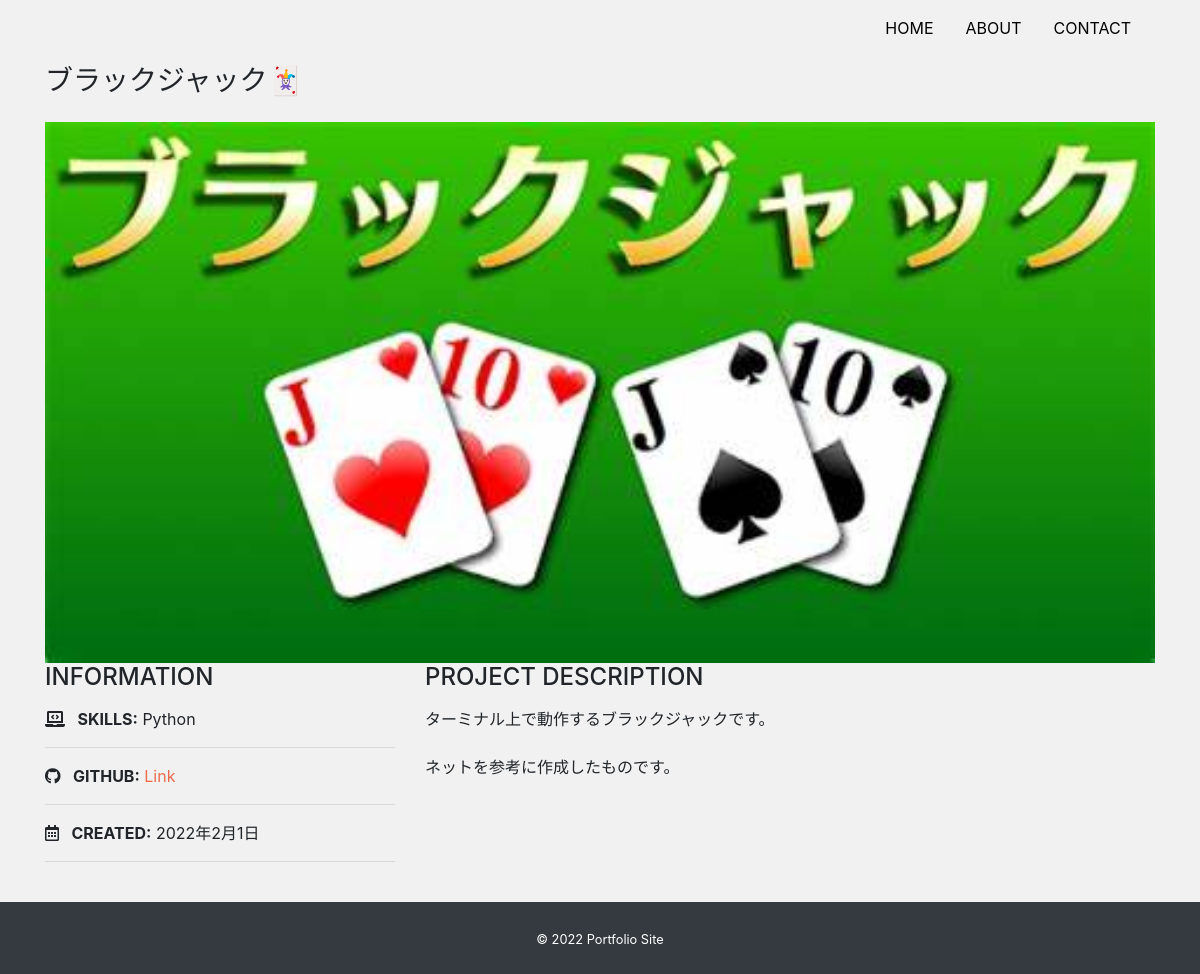
/detail/1, run on the app's committed database.
### app/models.py (models this page shows, shortened)
class Work(models.Model):
    title = models.CharField('タイトル',max_length=100)
    image = models.ImageField(upload_to='images', verbose_name = 'イメージ画像')
    thumbnail = models.ImageField(upload_to='images', verbose_name = 'サムネイル',null=True, blank=True)
    skill = models.CharField('スキル',max_length=100)
    url = models.CharField('URL',max_length=100, null=True, blank=True)
    created = models.DateField('作成日')
    description = models.TextField('説明')

### app/views.py (the view)
# urls.py: path('detail/<int:pk>',views.DetailView.as_view(),name='detail'),
class DetailView(View):
    def get(self,request, *args, **kwargs):
        work_data = Work.objects.get(id=self.kwargs['pk'])
        return render(request, 'app/detail.html', {
            'work_data':work_data
        })

### app/templates/app/detail.html
{% extends 'app/base.html' %}
{% block content %}
<h3 class="mb-4">{{ work_data.title }}</h3>
<div class="card top-mb-4">
    <img src="{{ work_data.image.url }}" alt="">
</div>
<div class="row">
    <div class="col-sm-4 mb-4">
        <h4 class="mb-3">INFORMATION</h4>
        <p>
            <i class="fas fa-laptop-code mr-2"></i>
            <span class="font-weight-bolder">SKILLS:</span>
            {{ work_data.skill }}
        </p>
        <hr>
        <p>
            <i class="fab fa-github mr-2"></i>
            <span class="font-weight-bolder">GITHUB:</span>
            {% if work_data.url %}
            <a href="{{ work_data.url }}" target="_blank" class="link-color">Link</a>
            {% else %}
                Private
            {% endif %}
        </p>
        <hr>
        <p>
            <i class="far fa-calendar-alt mr-2"></i>
            <span class="font-weight-bolder">CREATED:</span>
            {{ work_data.created }}
        </p>
        <hr>
    </div>
    <div class="col-sm-8 mb-5">
        <h4 class="mb-3">PROJECT DESCRIPTION</h4>
        <p>{{ work_data.description|linebreaksbr }}</p>
    </div>
</div>
{% endblock %}

### app/static/css/style.css (style rules this page uses)
* { margin:0; padding: 0; box-sizing: border-box; }
body { background: #f1f1f1; display: flex; flex-flow: column; min-height: 100vh; }
.link-color { color: #ee6c4d; }
.card { border: none; }

### data on the page
Work: title "ブラックジャック🃏", image (picture), skill "Python", created "2022年2月1日", description "ターミナル上で動作するブラックジャックです。 ネットを参考に作成したものです。"
